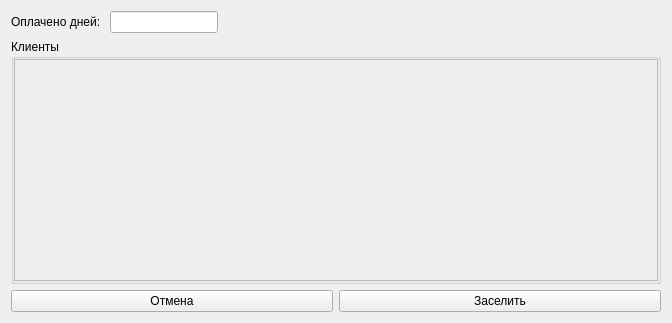
<?xml version="1.0" encoding="UTF-8"?>
<ui version="4.0">
 <class>acceptBooking</class>
 <widget class="QWidget" name="acceptBooking">
  <property name="geometry">
   <rect>
    <x>0</x>
    <y>0</y>
    <width>672</width>
    <height>323</height>
   </rect>
  </property>
  <property name="windowTitle">
   <string>Form</string>
  </property>
  <layout class="QVBoxLayout" name="verticalLayout_2">
   <item>
    <layout class="QHBoxLayout" name="horizontalLayout">
     <item alignment="Qt::AlignLeft">
      <widget class="QLabel" name="label">
       <property name="text">
        <string>Оплачено дней: </string>
       </property>
      </widget>
     </item>
     <item alignment="Qt::AlignLeft">
      <widget class="QLineEdit" name="lineEdit"/>
     </item>
     <item>
      <spacer name="horizontalSpacer">
       <property name="orientation">
        <enum>Qt::Horizontal</enum>
       </property>
       <property name="sizeHint" stdset="0">
        <size>
         <width>40</width>
         <height>20</height>
        </size>
       </property>
      </spacer>
     </item>
    </layout>
   </item>
   <item>
    <widget class="QGroupBox" name="clients">
     <property name="title">
      <string>Клиенты</string>
     </property>
     <layout class="QVBoxLayout" name="verticalLayout">
      <property name="leftMargin">
       <number>0</number>
      </property>
      <property name="topMargin">
       <number>0</number>
      </property>
      <property name="rightMargin">
       <number>0</number>
      </property>
      <property name="bottomMargin">
       <number>0</number>
      </property>
      <item>
       <widget class="QScrollArea" name="scrollArea">
        <property name="widgetResizable">
         <bool>true</bool>
        </property>
        <widget class="QWidget" name="scrollAreaWidgetContents">
         <property name="geometry">
          <rect>
           <x>0</x>
           <y>0</y>
           <width>646</width>
           <height>204</height>
          </rect>
         </property>
         <layout class="QVBoxLayout" name="verticalLayout_3">
          <property name="leftMargin">
           <number>0</number>
          </property>
          <property name="topMargin">
           <number>0</number>
          </property>
          <property name="rightMargin">
           <number>0</number>
          </property>
          <property name="bottomMargin">
           <number>0</number>
          </property>
          <item>
           <layout class="QVBoxLayout" name="layout">
            <property name="spacing">
             <number>1</number>
            </property>
           </layout>
          </item>
         </layout>
        </widget>
       </widget>
      </item>
     </layout>
    </widget>
   </item>
   <item>
    <layout class="QHBoxLayout" name="horizontalLayout_2">
     <item>
      <widget class="QPushButton" name="pushButton_2">
       <property name="text">
        <string>Отмена</string>
       </property>
      </widget>
     </item>
     <item>
      <widget class="QPushButton" name="pushButton">
       <property name="text">
        <string>Заселить</string>
       </property>
      </widget>
     </item>
    </layout>
   </item>
  </layout>
 </widget>
 <resources/>
 <connections/>
</ui>
